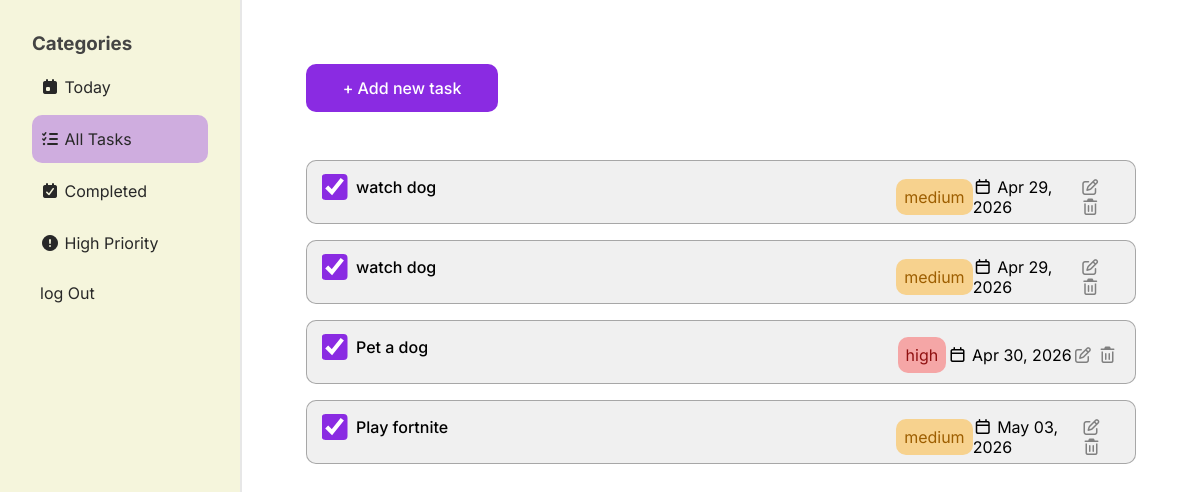
Before: /all-tasks (signed in) with the older database file.
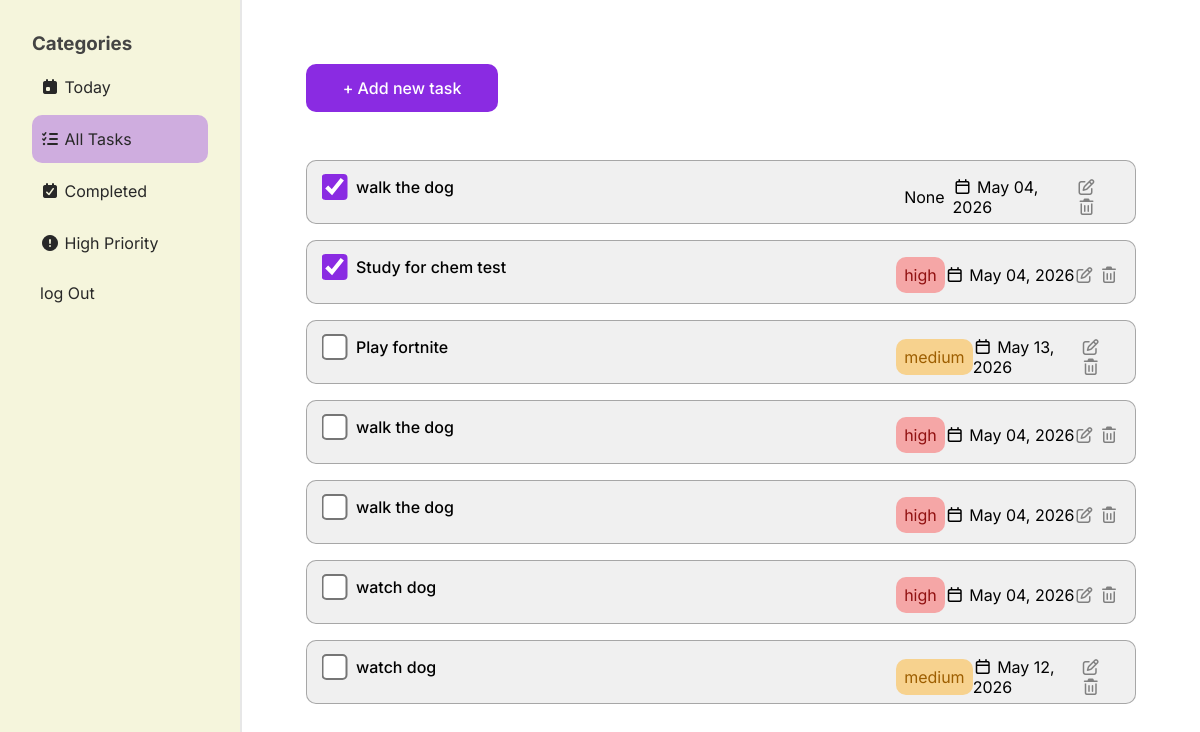
After: the same page with the newer database file.
### website/models.py (models this page shows)
class Task(db.Model):
    task_name = db.Column(db.String(1000))
    complete = db.Column(db.Boolean, default=False)
    due = db.Column(db.Date, default=func.now())
    priority = db.Column(db.String(150))
    id = db.Column(db.Integer, primary_key=True)
    user_id = db.Column(db.Integer, db.ForeignKey('user.id'))

### website/views.py (the view)
@views.route("/all-tasks")
@login_required
def all_tasks():
    return render_template('all-tasks.html', user=current_user)

### website/__init__.py (called while the page is built)
def create_app():
    app = Flask(__name__)
    app.config['SECRET_KEY'] = 'djfspfaskddshfosjcks'
    app.config['SQLALCHEMY_DATABASE_URI'] = f'sqlite:///{DB_NAME}'
    db.init_app(app)
    from .auth import auth
    from .views import views
    app.register_blueprint(auth, url_prefix="/auth")
    app.register_blueprint(views, url_prefix="/")
    create_database(app)
    from .models import User
    login_manager = LoginManager()
    login_manager.login_view = 'auth.login'
    login_manager.init_app(app)
    @login_manager.user_loader
    def load_user(id):
        return User.query.get(int(id))
    return app

### website/templates/all-tasks.html
{% extends 'home.html' %} {% block tab1 %} {% endblock %} {% block tab2
%}selected{% endblock %} {% block tab3 %} {% endblock %} {% block tab4 %} {%
endblock %} {% block dashboard %}
<button type="button" class="purple-button add-task-btn" id="add-task-btn2">
  <span>&plus;</span> Add new task
</button>
<form class="tasks-container">
  {% if user.tasks %} {% for task in user.tasks %}
  <div
    class="task"
    id="{{ task.id }}-task"
    data-due="{{ task.due.isoformat() }}"
    data-complete="{{ task.complete }}"
  >
    <div>
      <input
        type="checkbox"
        {%
        if
        task.complete
        %}
        checked
        {%
        endif
        %}
        id=""
        onChange="updateTask({{ task.id }})"
      />
      <div class="task-name">
        <p>{{task.task_name}}</p>
      </div>
    </div>
    <div class="task-details">
      <div class="task-priority {{task.priority}}">{{task.priority}}</div>
      <div class="task-date">
        <i class="fa-regular fa-calendar"></i>
        {{task.due.strftime("%b %d, %Y")}}
      </div>
      <div class="edit-delete-buttons">
        <button type="button" onClick="editTask({{ task.id }})">
          <i class="fa-regular fa-pen-to-square"></i>
        </button>
        <button type="button" onClick="deleteTask({{ task.id }})">
          <i class="fa-regular fa-trash-can"></i>
        </button>
      </div>
    </div>
  </div>
  {% endfor %} {% endif %}
</form>
{% endblock %}

### website/templates/home.html (shortened to what this page needs)
{% extends 'base.html' %} {% block content %}
<div class="home-page">
  <div id="homepage-sidebar" class="sidebar">
    <ul class="categories">
      <h3>Categories</h3>
      <li class="{% block tab1 %}selected{% endblock %}">
        <a href="/"><i class="fa-solid fa-calendar-day"></i> Today</a>
      </li>
      <li class="{% block tab2 %}{% endblock %}">
        <a href="/all-tasks"
          ><i class="fa-solid fa-list-check"></i> All Tasks</a
        >
      </li>
      <li class="{% block tab3 %}{% endblock %}">
        <a href="/completed-tasks"
          ><i class="fa-solid fa-calendar-check"></i> Completed</a
        >
      </li>
      <li class="{% block tab4 %}{% endblock %}">
        <a href="/high-priority-tasks"
          ><i class="fa-solid fa-circle-exclamation"></i> High Priority</a
        >
      </li>
    </ul>
    <div id="logout-btn">
      <a href="auth/logout">log Out</a>
    </div>
  </div>
  <div id="main-dashboard" class="main-dashboard">
    {% block dashboard %}{% endblock %}
  </div>
</div>
{% endblock %}

### website/templates/base.html (shortened to what this page needs)
<!doctype html>
<html lang="en">
  <head>
    <link rel="stylesheet" href="{{url_for('static', filename='index.css')}}" />
    <link
      rel="stylesheet"
      href="https://cdnjs.cloudflare.com/ajax/libs/font-awesome/7.0.1/css/all.min.css"
    />
  </head>
  <body>
     {% block content %}{%
    endblock %}
  </body>
</html>

### website/static/index.css (style rules this page uses)
html { font-family: "Inter", sans-serif; }
*, *::before, *::after { box-sizing: border-box; padding: 0; margin: 0; }
body { background-color: beige; display: flex; align-items: center; justify-content: center; width: 100vw; min-height: 100vh; overflow-x: hidden; }
a { text-decoration: none; }
.purple-button { all: unset; background-color: blueviolet; color: white; font-weight: 500; padding: 8px 0; text-align: center; border-radius: 10px; transition: all 0.3s ease; }
input { border-radius: 10px; padding: 8px; margin: 8px 0 16px 0; border: 1px solid grey; font-family: "Inter", sans-serif; }
.home-page { width: 100%; min-height: 100vh; display: grid; grid-template-columns: 1fr 4fr; }
.sidebar { padding: 2rem; color: rgb(68, 68, 68); width: 100%; height: 100vh; }
#logout-btn { margin: 1rem 0; }
.sidebar ul { list-style: none; display: flex; flex-direction: column; gap: 4px; }
.sidebar ul li { display: block; line-height: 3; border-radius: 10px; }
.sidebar ul li:first-of-type { margin-top: 4px; }
.sidebar a { display: block; width: 100%; height: 100%; padding-left: 8px; color: rgb(40, 40, 40); }
.selected { background-color: rgba(137, 43, 226, 0.356); }
.main-dashboard { background-color: white; padding: 4rem; display: flex; flex-direction: column; gap: 2rem; border-left: 2px solid rgba(201, 201, 201, 0.447); min-height: 100%; }
.main-dashboard header button, #add-task-btn2 { height: 2rem; width: 12rem; }
.task { display: flex; align-items: flex-start; justify-content: space-between; width: 100%; height: 4rem; background-color: rgba(128, 128, 128, 0.118); border: 1px solid rgba(128, 128, 128, 0.652); margin: 1rem 0; border-radius: 10px; padding: 16px; }
.task-name { font-weight: 500; }
.task > div { display: flex; }
.task input { transform: scale(2); accent-color: blueviolet; margin: 0 15px 0 5px; }
.task-priority { padding: 8px; border-radius: 10px; }
.medium { background-color: rgba(255, 166, 0, 0.412); color: rgb(157, 94, 0); }
.high { background-color: rgba(255, 0, 0, 0.311); color: rgb(144, 16, 16); }
.task-details { display: flex; align-items: center; width: 28%; justify-content: space-evenly; }
.edit-delete-buttons button { all: unset; color: grey; transition: all 0.3s ease; }

Changed rows visible on the page:
removed Task: complete "☑", task_name "watch dog", priority "medium", due "Apr 29, 2026"
removed Task: complete "☑", task_name "Pet a dog", priority "high", due "Apr 30, 2026"
removed Task: complete "☑", task_name "Play fortnite", priority "medium", due "May 03, 2026"
changed Task: task_name "watch dog" → "walk the dog"; priority "medium" → "None"; due "Apr 29, 2026" → "May 04, 2026"
added Task: complete "☑", task_name "Study for chem test", priority "high", due "May 04, 2026"
added Task: task_name "Play fortnite", priority "medium", due "May 13, 2026"
added Task: task_name "walk the dog", priority "high", due "May 04, 2026"
added Task: task_name "walk the dog", priority "high", due "May 04, 2026"
added Task: task_name "watch dog", priority "high", due "May 04, 2026"
added Task: task_name "watch dog", priority "medium", due "May 12, 2026"
